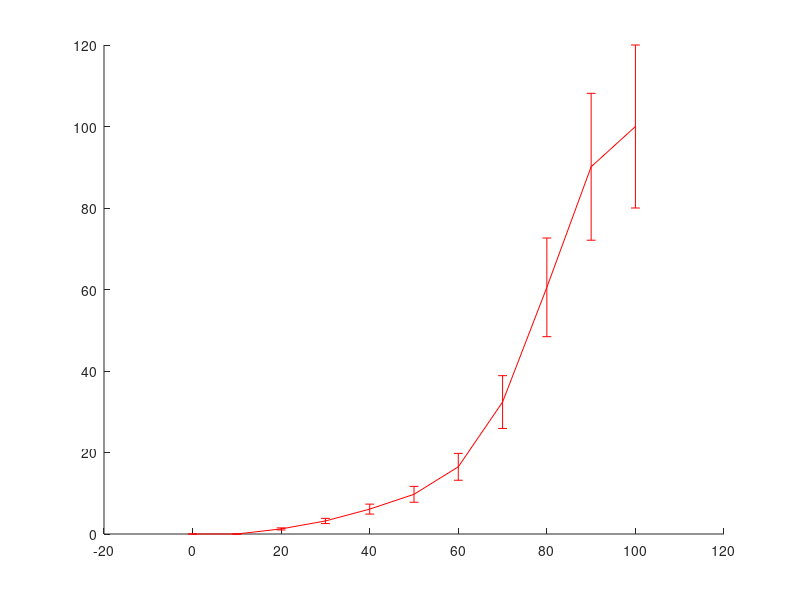

Reproduce this figure in MATLAB. (Note: this script raises an error after producing the figure.)
Rotational_Travel = linspace(0, 100, 11);
voltage_per_rotaryA_data = [0, 0, 1.25, 3.20, 6.11, 9.74, 16.49, 32.38, 60.53, 90.12, 100];
voltage_per_rotaryB_data = [0, 5.14, 16.36, 27.57, 38.79, 49.84, 61.37, 72.12, 83.81, 94.86, 100];
voltage_per_rotaryC_data = [100, 85.11, 62.38, 38.09, 21.63, 14.73, 9.87, 5.48, 2.19, 0.31, 0];
voltage_per_linearA_data = [0, 1.24, 2.34, 5.62, 10.45, 15.29, 22.46, 39.94, 63.96, 90, 100];
voltage_per_linearB_data = [0, 0.64, 3.32, 11.62, 30.27, 48.90, 63.94, 78.83, 94.49, 98.88, 100];

error_rotaryA = 0.20 * voltage_per_rotaryA_data;
error_rotaryB = 0.20 * voltage_per_rotaryB_data;
error_rotaryC = 0.20 * voltage_per_rotaryC_data;
error_linearA = 0.20 * voltage_per_linearA_data;
error_linearB = 0.20 * voltage_per_linearB_data;

% --- Plot 1: Rotary A ---
figure;
errorbar(Rotational_Travel, voltage_per_rotaryA_data, error_rotaryA, 'r', 'LineWidth', 1); % Red error bars
hold on;
plot(Rotational_Travel, voltage_per_rotaryA_data, 'k-', 'MarkerFaceColor', 'b', 'MarkerEdgeColor', 'b', 'LineWidth', 1); % Black line, blue dots
hold off;
grid on;
xlabel('Rotational Travel (%)');
ylabel('Voltage Gain (%)');
title('Rotary Type A (PDB181-K420K-103A2) in Datasheet with Error Bar');
xlim([0 100]);
ylim([0 120]);
set(gca, 'FontSize', 12);

% --- Plot 2: Rotary B ---
figure;
errorbar(Rotational_Travel, voltage_per_rotaryB_data, error_rotaryB, 'r', 'LineWidth', 1); % Red error bars
hold on;
plot(Rotational_Travel, voltage_per_rotaryB_data, 'k-', 'MarkerFaceColor', 'b', 'MarkerEdgeColor', 'b', 'LineWidth', 1); % Black line, blue dots
hold off;
grid on;
xlabel('Rotational Travel (%)');
ylabel('Voltage Gain (%)');
title('Rotary Type B (PDB181-K420K-103B) in Datasheet with Error Bar');
xlim([0 100]);
ylim([0 120]);
set(gca, 'FontSize', 12);

% --- Plot 3: Rotary C ---
figure;
errorbar(Rotational_Travel, voltage_per_rotaryC_data, error_rotaryC, 'r', 'LineWidth', 1); % Red error bars
hold on;
plot(Rotational_Travel, voltage_per_rotaryC_data, 'k-', 'MarkerFaceColor', 'b', 'MarkerEdgeColor', 'b', 'LineWidth', 1); % Black line, blue dots
hold off;
grid on;
xlabel('Rotational Travel (%)');
ylabel('Voltage Gain (%)');
title('Rotary Type C (PDB181-K420K-103C) in Datasheet with Error Bar');
xlim([0 100]);
ylim([0 120]);
set(gca, 'FontSize', 12);

% --- Plot 4: Linear A ---
figure;
errorbar(Rotational_Travel, voltage_per_linearA_data, error_linearA, 'r', 'LineWidth', 1); % Red error bars
hold on;
plot(Rotational_Travel, voltage_per_linearA_data, 'k-', 'MarkerFaceColor', 'b', 'MarkerEdgeColor', 'b', 'LineWidth', 1); % Black line, blue dots
hold off;
grid on;
xlabel('Rotational Travel (%)');
ylabel('Voltage Gain (%)');
title('Linear Type A (PTA6043-2015DPA103)');
xlim([0 100]);
ylim([0 120]);
set(gca, 'FontSize', 12);

% --- Plot 5: Linear B ---
figure;
errorbar(Rotational_Travel, voltage_per_linearB_data, error_linearB, 'r', 'LineWidth', 1); % Red error bars
hold on;
plot(Rotational_Travel, voltage_per_linearB_data, 'k-', 'MarkerFaceColor', 'b', 'MarkerEdgeColor', 'b', 'LineWidth', 1); % Black line, blue dots
hold off;
grid on;
xlabel('Rotational Travel (%)');
ylabel('Voltage Gain (%)');
title('Linear Type B (PTA6043-2015DPB103)');
xlim([0 100]);
ylim([0 120]);
set(gca, 'FontSize', 12);
